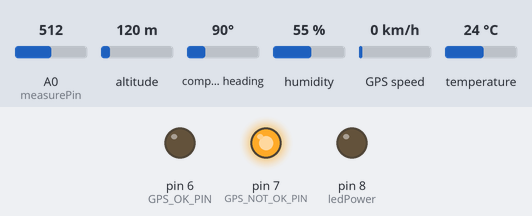
The sketch below on a simulated Arduino Uno, built with avr-gcc and run on an emulated ATmega328P. On the bench: output pins drawn as LEDs (lit = HIGH). The test bench sets the inputs (shaded band); at power-on: A0 (measurePin) = 512, altitude 120 m, compass heading 90°, humidity 55 %, GPS speed 0 km/h, temperature 24 °C. Storage starts empty; the GPS gets a fix after 3 s at 37.7749, -122.4194 with 8 satellites.

Above: at 0.1 s.
At 3.1 s:
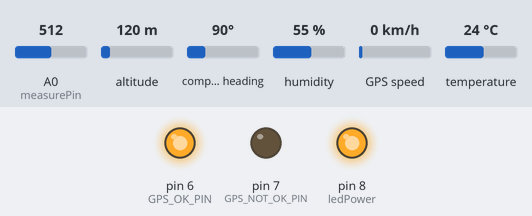
Timing chart, 0 to 4.6 s (numbered marks = the images above):
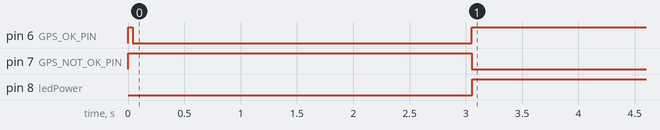

Measured:
- by itself, pin 6 (GPS_OK_PIN): HIGH → LOW at 0.04 s, → HIGH 3.0 s later
- by itself, pin 7 (GPS_NOT_OK_PIN): HIGH → LOW at 3.1 s
- by itself, pin 8 (ledPower): LOW → HIGH at 3.1 s

The sketch:

air_quality_sensor_kit.ino
```cpp
// dust_humid
#include "DHT.h"

// gps
#include <SD.h>
#include <TinyGPS++.h>
#include <SoftwareSerial.h>
#include <stdlib.h> // float to string

//dust_humid
int measurePin = 0;
int ledPower = 8;

int samplingTime = 280;
int deltaTime = 40;
int sleepTime = 9680;

float voMeasured = 0;
float calcVoltage = 0;
float dustDensity = 0;


// INIT DHT sensor
#define DHTPIN 2
#define DHTTYPE DHT11
DHT dht(DHTPIN, DHTTYPE);

//gps
static const int RXPin = 4;
static const int TXPin = 3;
static const uint32_t GPSBaud = 9600;
TinyGPSPlus gps;
SoftwareSerial ss(RXPin, TXPin);

// indicator leds
static const int GPS_OK_PIN = 6;
static const int GPS_NOT_OK_PIN = 7;

// SD card things
int CS_PIN = 10;
File file;


void setup(){
  pinMode(ledPower,OUTPUT);
  ss.begin(9600);

  // init indicator leds
  pinMode(GPS_OK_PIN, OUTPUT);
  pinMode(GPS_NOT_OK_PIN, OUTPUT);

  digitalWrite(GPS_OK_PIN, HIGH);
  digitalWrite(GPS_NOT_OK_PIN, HIGH);


  // init SD card
  pinMode(CS_PIN, OUTPUT);
  SD.begin();
  char filename[] = "data.csv";

  // check for file. if exisist append to it, else
  // open & write csv header
  if(SD.exists(filename)){
    file.close();
    file = SD.open(filename, O_WRITE | O_APPEND);
  }
  else{
    file = SD.open(filename, O_WRITE | O_CREAT);
    file.print("Time, Latitude, Longitude, Dust(ug/m3), Humidity, Temp (C)\n");
    file.flush();
  }

  dht.begin();

}

void loop() {

  while (ss.available() > 0) {
     if (gps.encode(ss.read())){
       if(gps.location.isValid()){
         digitalWrite(GPS_OK_PIN, HIGH);
         digitalWrite(GPS_NOT_OK_PIN, LOW);
         writeToFile();
         delay(4000);
       } else {
         digitalWrite(GPS_OK_PIN, LOW);
         digitalWrite(GPS_NOT_OK_PIN, HIGH);
       }
     }
  }
}

void writeToFile(){

  //gps
  file.print(gps.date.day());
   file.print("/");
   file.print(gps.date.month());
   file.print("/");
   file.print(gps.date.year());
   file.print(" ");
   file.print(gps.time.hour());
   file.print(":");
   file.print(gps.time.minute());
   file.print(":");
   file.print(gps.time.second());
   file.print(",");

   // lat
   char lat[15];
   dtostrf(gps.location.lat(), 3, 6, lat);

   file.print(lat);
   file.print(",");

   // long
   char lng[15];
   dtostrf(gps.location.lng(), 3, 6, lng);
   file.print(lng);
   file.print(",");

  //dust
  digitalWrite(ledPower,LOW); // power on the LED
  delayMicroseconds(samplingTime);
  voMeasured = analogRead(measurePin); // read the dust value

  delayMicroseconds(deltaTime);
  digitalWrite(ledPower,HIGH); // turn the LED off
  delayMicroseconds(sleepTime);

  calcVoltage = voMeasured * (5.0 / 1024);
  // linear eqaution taken from http://www.howmuchsnow.com/arduino/airquality/
  // Chris Nafis (c) 2012
  dustDensity = (0.17 * calcVoltage - 0.0999999) * 1000;
  if (dustDensity < 0) {
    dustDensity = 0;
  }
  file.print(dustDensity);
  file.print(",");


  // humid
  file.print(dht.readHumidity());
  file.print(",");

  //temp
  file.print(dht.readTemperature());
  file.print("\n");

  //ensure that data is written
  file.flush();
}
```
